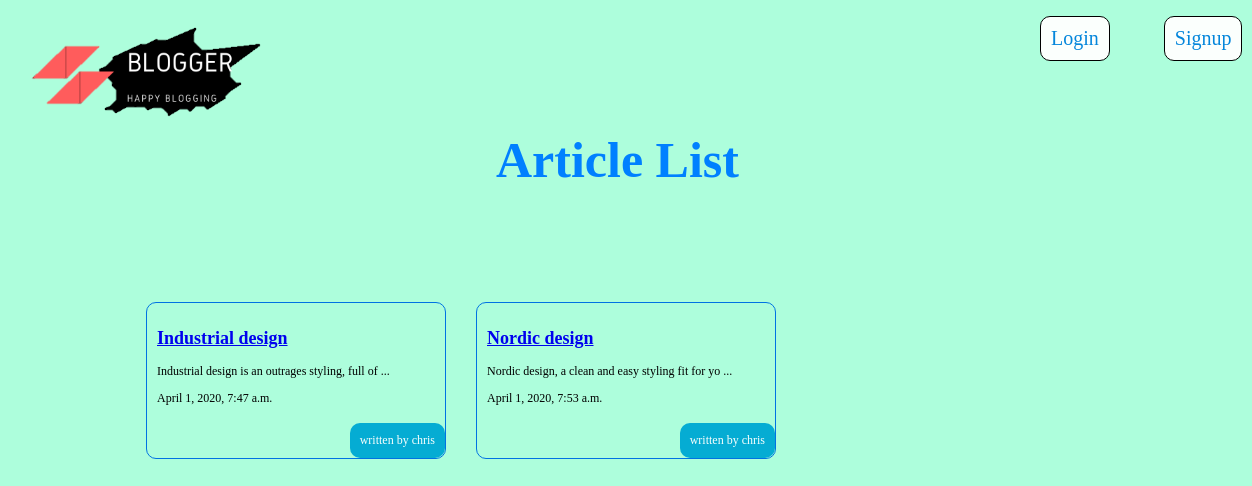
/articles/, run on an earlier commit of the app's database.
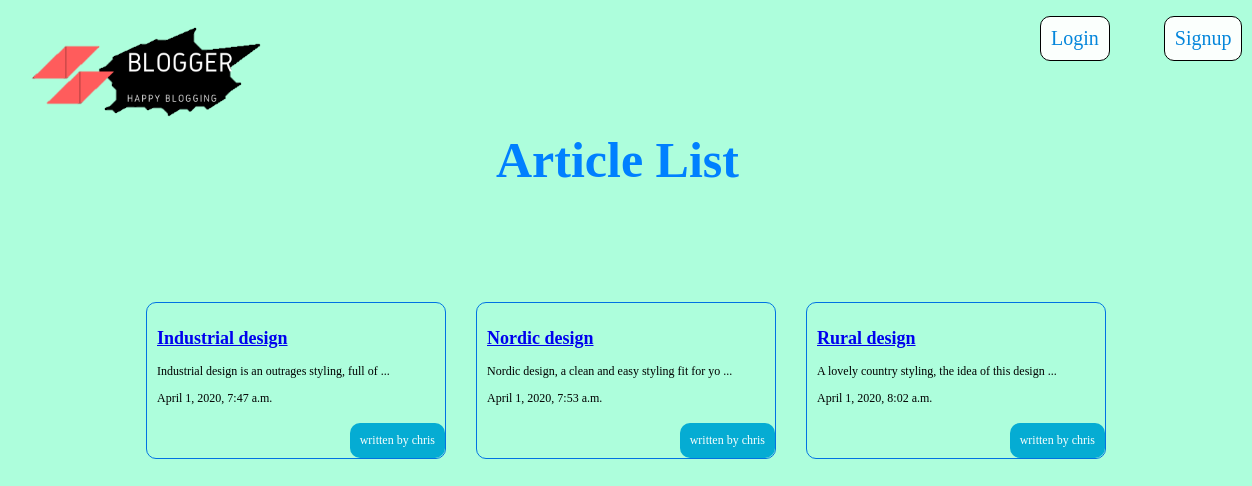
And on a later commit of the database.
### articles/models.py (models this page shows, shortened)
class Articles(models.Model):
    title = models.CharField(max_length = 100)
    slug = models.SlugField()
    body = models.TextField()
    date = models.DateTimeField(auto_now_add = True)
    thumb = models.ImageField(default='default.png',blank=True)
    author = models.ForeignKey(User,on_delete=models.CASCADE,default=None)
    def snippet(self):
        if len(self.body) < 51:
            return self.body[:50]
        elif len(self.body) > 50:
            return self.body[:50] + ' ...'

### articles/views.py (the view)
def article_list(request):
    articles = Articles.objects.all().order_by("date")
    return render(request, "articles/article_list.html", {"articles":articles})

### articles/templates/articles/article_list.html
{% extends 'base_layout.html' %}
{% block content %}
<h1>Article List</h1>
<div class="articles">
    {% for article in articles%}
        <div class="article">
            <h2><a href="{% url 'articles:details' slug=article.slug  %}">{{article.title}}</a></h2>
            <p>{{article.snippet}}</p>
            <p>{{article.date}}</p>
            <p class="author">written by {{article.author.username}}</p>
        </div>
    {% endfor %}
</div>
{% endblock %}

### templates/base_layout.html (shortened to what this page needs)
{%load static %}
<!DOCTYPE>
<html>
    <head>
        <link rel= "stylesheet" href="{% static 'styles.css' %}"></link>
    </head>
    <body>
    	<a href= "{% url 'home' %}">
        	<img class= "image" src= "{% static 'LOGO.png' %}"/>
        </a>
        <nav>
            <ul>
                {% if user.is_authenticated %}
                    <form class="logout-link" action="{% url 'accounts:logout' %}" method="post">
                        {% csrf_token %}
                        <button class="buttonOne" type="submit">Logout</button>
                    </form>
                    <a href="{% url 'articles:create' %}" class="highlight">New Article</a>
                {% else %}
                    <a href="{% url 'accounts:login' %}" class="logged">Login</a>
                    <a href="{% url 'accounts:signup' %}" class="sign">Signup</a>
                {% endif %}
            </ul>
        </nav>
        <div class= "wrapper">
            {% block content %}
            {% endblock %}
        </div>
    </body>
</html>

### assets/styles.css (style rules this page uses)
* { position: relative; font-family: Comic Sans MS; }
html,body { width:100%; height:100%; padding:0px; margin:0px; background-color: #ADFEDC; }
a .image { top: -100px; width: 350px; height: 350px; }
h1 { left: 350; top: -330px; display: inline-block; font-weight: bold; font-size: 50px; color: #0080FF; }
.wrapper { max-width: 960px; margin: 0 auto; }
.articles { display: grid; grid-template-columns: 1fr 1fr 1fr; grid-gap: 30px; }
.article { top: -250; padding: 10px; font-size: 12px; border: 1px solid #0072E3; border-radius: 10px; position: relative; padding-bottom: 40px; }
.logged { top: -350px; left: 1000px; padding: 10px; display: inline-block; cursor: pointer; border: solid 1px black; border-radius: 10px; background-color: #FBFFFD; color: #0486DB; transition: 0.5s ease-out; text-decoration: none; font-size: 20px; }
.sign { top: -350px; left: 1050px; padding: 10px; padding: 10px; display: inline-block; cursor: pointer; border: solid 1px black; border-radius: 10px; background-color: #FBFFFD; color: #0486DB; transition: 0.5s ease-out; text-decoration: none; font-size: 20px; }
.article .author { padding: 10px; background: #05ACD3; color: #FBFFFD; position: absolute; border-radius: 10px; right: 0; bottom: 0; margin: 0; }

What changed in the data, as far as the page shows it:
added Articles: title "Rural design", snippet "A lovely country styling, the idea of this design ...", date "April 1, 2020, 8:02 a.m.", author.username "chris"
